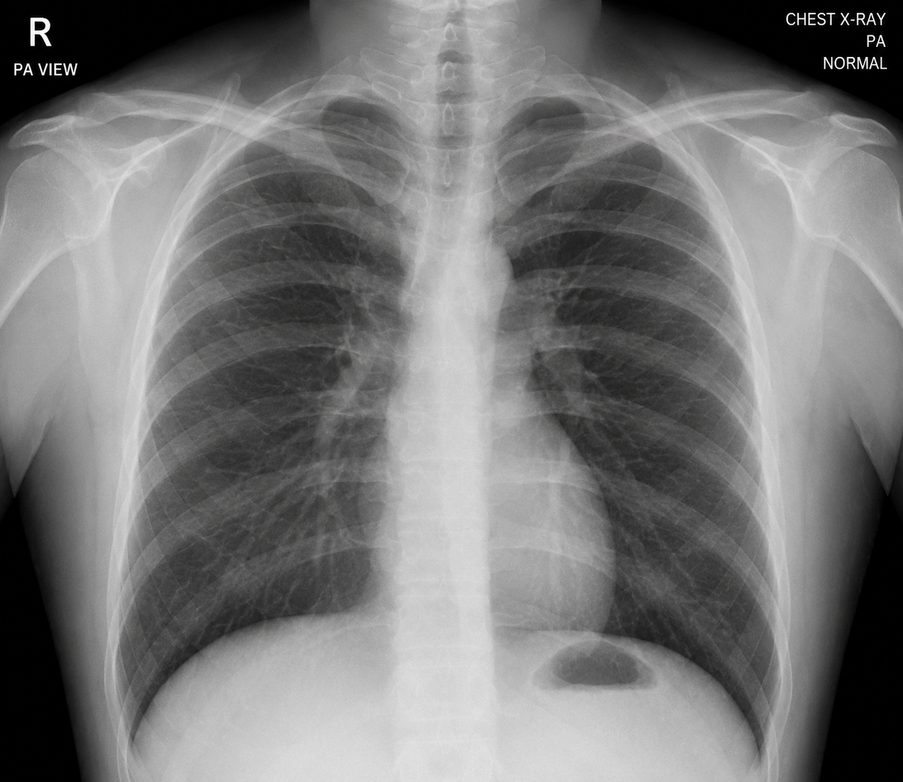
#> input picture Day_4_Medical_AI/images/sample.png, 903 x 782 px, shrunk from 1348 x 1167 before the run, found by its file name
$ python 10_rotation.py
#> lines starting #> are read from the running program, lines starting #| are printed output that depends on the picture
import cv2

image = cv2.imread("Day_4_Medical_AI/images/sample.png")
#> image is the input picture: shape (782, 903, 3); mean B, G, R 118.1, 118.1, 118.4

rotated_image = cv2.rotate(image, cv2.ROTATE_90_CLOCKWISE)
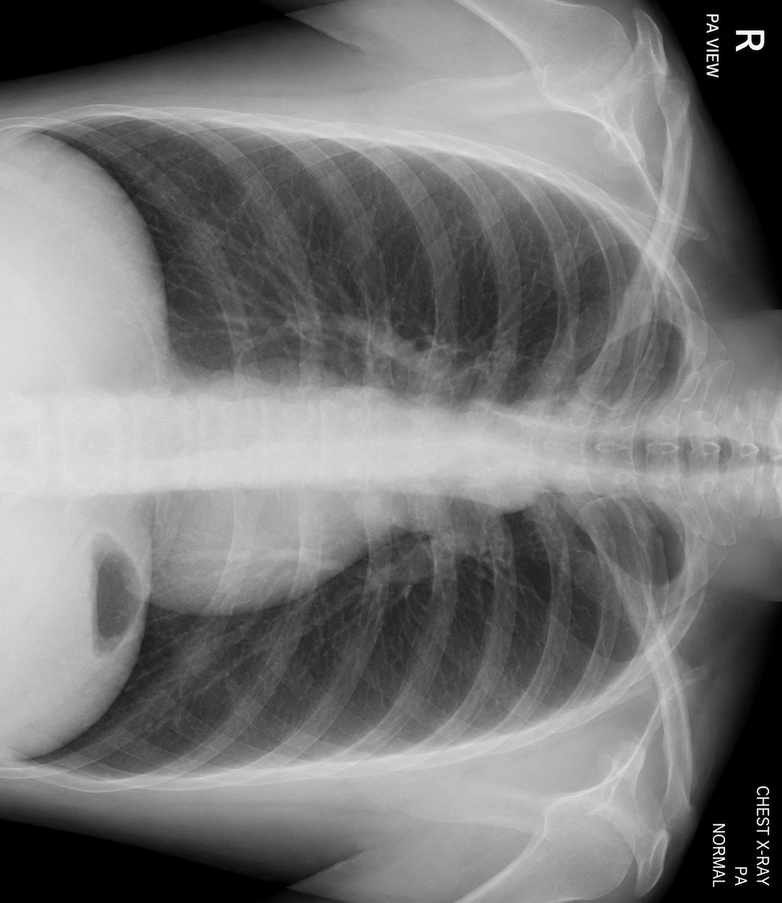
#> rotated_image: shape (903, 782, 3); mean B, G, R 118.1, 118.1, 118.4

cv2.imshow("Original X-Ray", image)
cv2.imshow("Rotated X-Ray", rotated_image)

cv2.waitKey(0)
cv2.destroyAllWindows()
